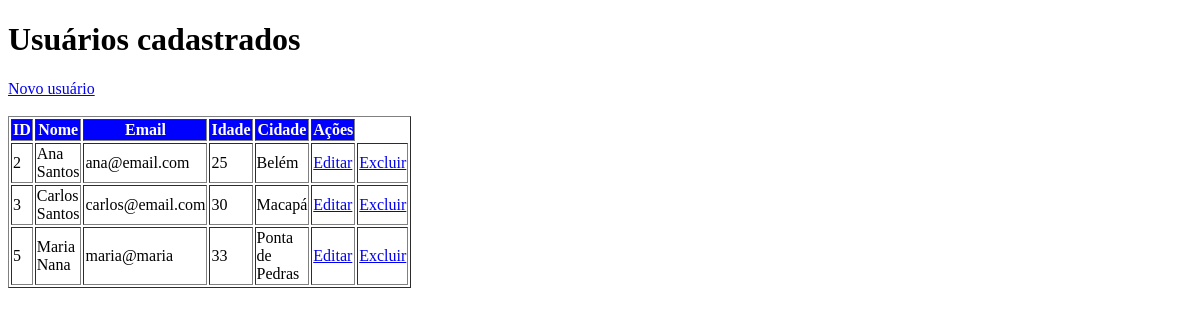
/usuarios/, run on an earlier commit of the app's database.
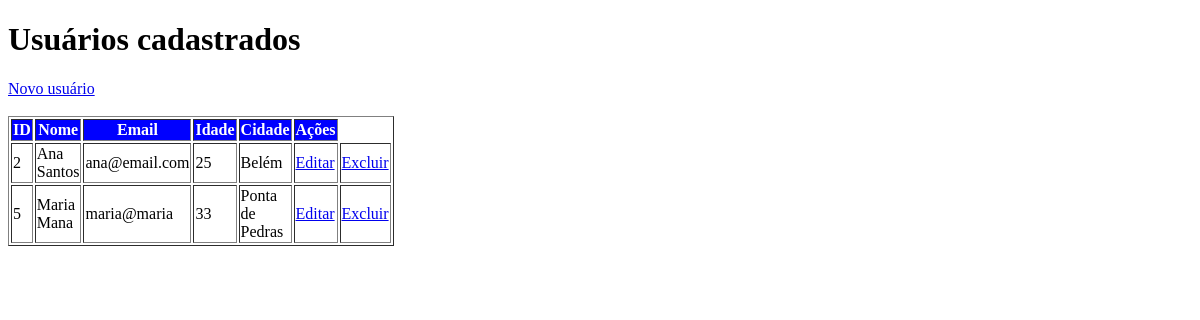
And on a later commit of the database.
### tables this page shows
CREATE TABLE usuarios (
                       id  INTEGER PRIMARY KEY AUTOINCREMENT,
                       nome TEXT NOT NULL, 
                       email TEXT NOT NULL,
                       idade INTERGER,
                       cidade TEXT                       
                   );

### routes/usuarios.py (the view)
@usuarios_bp.route("/")
def usuarios():
    lista = listar_usuarios()
    return render_template('usuarios.html', usuarios=lista)

### banco.py (called while the page is built)
def conectar():
    conexao = sqlite3.connect("banco.db")
    conexao.row_factory = sqlite3.Row
    return conexao

def listar_usuarios():
    conexao = conectar()
    cursor = conexao.cursor()
    cursor.execute("""
                       SELECT * FROM usuarios
                       """)
    usuarios = cursor.fetchall()
    conexao.close()
    return usuarios

### templates/usuarios.html (shortened to what this page needs)
<!DOCTYPE html>
<html lang="en">
<head>
</head>
<body>
    <h1>Usuários cadastrados</h1>
    <a href="{{ url_for('usuarios.cadastro') }}">
        Novo usuário
    </a>
<br><br>
    <table style="width: 30%" border="1">
        <thead style="background-color: blue; color: white;">
            <tr>
                <th>ID</th>
                <th>Nome</th>
                <th>Email</th>
                <th>Idade</th>
                <th>Cidade</th>
                <th>Ações</th>
            </tr>
        </thead>
        <tbody>
            {% for usuario in usuarios %}
            <tr>
                <td>{{usuario.id}}</td>
                <td>{{usuario.nome}}</td>
                <td>{{usuario.email}}</td>
                <td>{{usuario.idade}}</td>
                <td>{{usuario.cidade}}</td>
                <td><a href="{{ url_for('usuarios.editar', id=usuario.id) }}">Editar</a></td>
                <td><a href="{{ url_for('usuarios.excluir', id=usuario.id) }}">Excluir</a></td>
            </tr>
            {% endfor %}
        </tbody>
    </table>
</body>
</html>

What changed in the data, as far as the page shows it:
removed usuarios: id "3", nome "Carlos Santos", email "carlos@email.com", idade "30", cidade "Macapá"
changed usuarios "maria@maria": nome "Maria Nana" → "Maria Mana"
